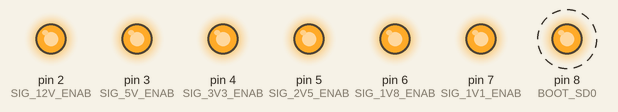
A sketch run on a simulated Arduino Uno, built with avr-gcc and run on an emulated ATmega328P. Shown: output pins drawn as LEDs (lit = HIGH). Dashed ring = blinking.

Above: at 0.5 s.
Timing chart, 0 to 4.6 s (numbered marks = the images above):
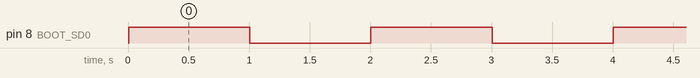

The sketch:

trivial_setup.ino
```cpp
// (licence header left out)
#define BOOT_SD0 8
#define SIG_12V_ENAB 2
#define SIG_5V_ENAB 3
#define SIG_3V3_ENAB 4
#define SIG_2V5_ENAB 5
#define SIG_1V8_ENAB 6
#define SIG_1V1_ENAB 7

void setup() {
  pinMode(BOOT_SD0, OUTPUT);
  pinMode(SIG_12V_ENAB, OUTPUT);
  pinMode(SIG_5V_ENAB, OUTPUT);
  pinMode(SIG_3V3_ENAB, OUTPUT);
  pinMode(SIG_2V5_ENAB, OUTPUT);
  pinMode(SIG_1V8_ENAB, OUTPUT);
  pinMode(SIG_1V1_ENAB, OUTPUT);

  digitalWrite(SIG_5V_ENAB, HIGH);
  delay(1);
  digitalWrite(SIG_1V1_ENAB, HIGH);
  digitalWrite(SIG_3V3_ENAB, HIGH);
  delay(1);
  digitalWrite(SIG_2V5_ENAB, HIGH);
  delay(1);
  digitalWrite(SIG_1V8_ENAB, HIGH);
  delay(1);
  digitalWrite(SIG_1V1_ENAB, HIGH);
  delay(1);
  digitalWrite(SIG_12V_ENAB, HIGH);
}

void loop() {
  digitalWrite(BOOT_SD0, HIGH);
  delay(1000);
  digitalWrite(BOOT_SD0, LOW);
  delay(1000);
}
```

Measured:
- by itself, pin 8 (BOOT_SD0): alternates HIGH for 1.0 s and LOW for 1.0 s
